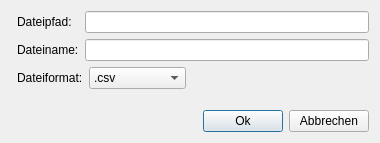
<?xml version="1.0" encoding="UTF-8"?>
<ui version="4.0">
 <class>ExportDialog</class>
 <widget class="QDialog" name="ExportDialog">
  <property name="geometry">
   <rect>
    <x>0</x>
    <y>0</y>
    <width>380</width>
    <height>143</height>
   </rect>
  </property>
  <property name="windowTitle">
   <string>Dialog</string>
  </property>
  <layout class="QGridLayout" name="gridLayout_2">
   <item row="0" column="1">
    <layout class="QGridLayout" name="gridLayout">
     <item row="0" column="0">
      <widget class="QLabel" name="label_3">
       <property name="text">
        <string>Dateipfad:</string>
       </property>
      </widget>
     </item>
     <item row="1" column="0">
      <widget class="QLabel" name="label">
       <property name="text">
        <string>Dateiname:</string>
       </property>
      </widget>
     </item>
     <item row="0" column="1">
      <widget class="QLineEdit" name="dateipfadLineEdit"/>
     </item>
     <item row="1" column="1">
      <widget class="QLineEdit" name="nameLineEdit"/>
     </item>
    </layout>
   </item>
   <item row="1" column="1">
    <layout class="QHBoxLayout" name="horizontalLayout">
     <item>
      <widget class="QLabel" name="label_2">
       <property name="text">
        <string>Dateiformat:</string>
       </property>
      </widget>
     </item>
     <item>
      <widget class="QComboBox" name="formatComboBox">
       <item>
        <property name="text">
         <string>.csv</string>
        </property>
       </item>
       <item>
        <property name="text">
         <string>.placeholder</string>
        </property>
       </item>
      </widget>
     </item>
     <item>
      <spacer name="horizontalSpacer">
       <property name="orientation">
        <enum>Qt::Horizontal</enum>
       </property>
       <property name="sizeHint" stdset="0">
        <size>
         <width>40</width>
         <height>20</height>
        </size>
       </property>
      </spacer>
     </item>
    </layout>
   </item>
   <item row="2" column="0" rowspan="2" colspan="2">
    <spacer name="verticalSpacer">
     <property name="orientation">
      <enum>Qt::Vertical</enum>
     </property>
     <property name="sizeHint" stdset="0">
      <size>
       <width>357</width>
       <height>40</height>
      </size>
     </property>
    </spacer>
   </item>
   <item row="3" column="1">
    <layout class="QHBoxLayout" name="horizontalLayout_2">
     <item>
      <spacer name="horizontalSpacer_2">
       <property name="orientation">
        <enum>Qt::Horizontal</enum>
       </property>
       <property name="sizeHint" stdset="0">
        <size>
         <width>40</width>
         <height>20</height>
        </size>
       </property>
      </spacer>
     </item>
     <item>
      <widget class="QPushButton" name="okExplortBtn">
       <property name="text">
        <string>Ok</string>
       </property>
      </widget>
     </item>
     <item>
      <widget class="QPushButton" name="abbrechenExportBtn">
       <property name="text">
        <string>Abbrechen</string>
       </property>
      </widget>
     </item>
    </layout>
   </item>
  </layout>
 </widget>
 <resources/>
 <connections/>
</ui>
